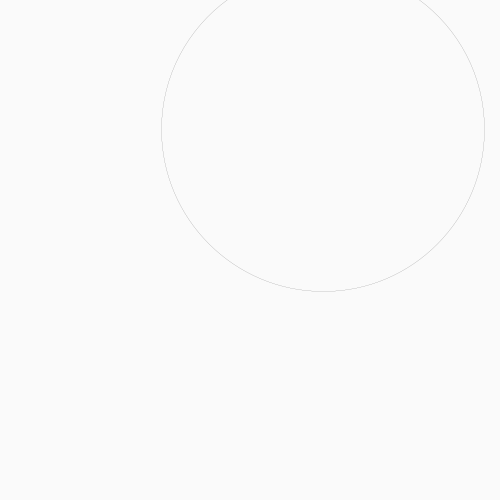
Frame 1 (no input)
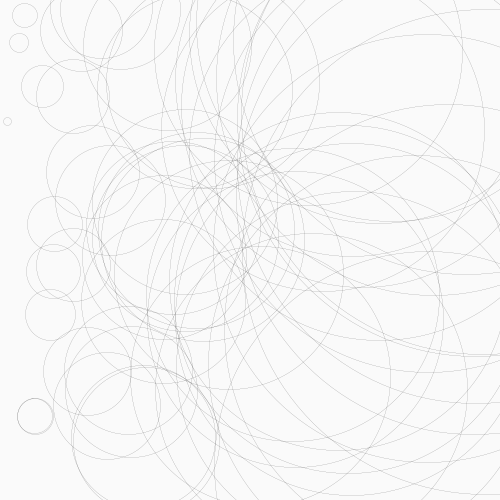
Frame 60 (the mouse pressed at the canvas centre just before this capture)
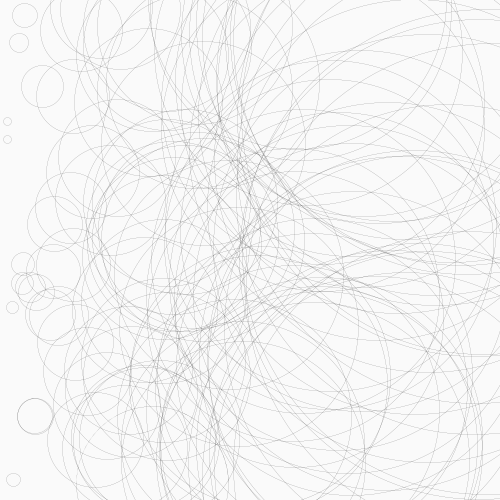
Frame 120 (the mouse held since frame 60 and released just before this capture)

The Processing sketch that drew these frames (run headless with seeded random() and noise(); from frame 60 on, the mouse is pressed at the canvas centre):

// Processing sketch: BasicDrawing02
// ── BasicDrawing02.pde
void setup(){
size(500,500);
background(250);
}


void draw(){


//draw a shape
strokeWeight(0.05);
stroke(40); //try changing the colours 
noFill();
//random position 
float x=random(500);
float y=random(500);
//rect(250,250,100,100);
ellipse(x,y,x,x);
}
